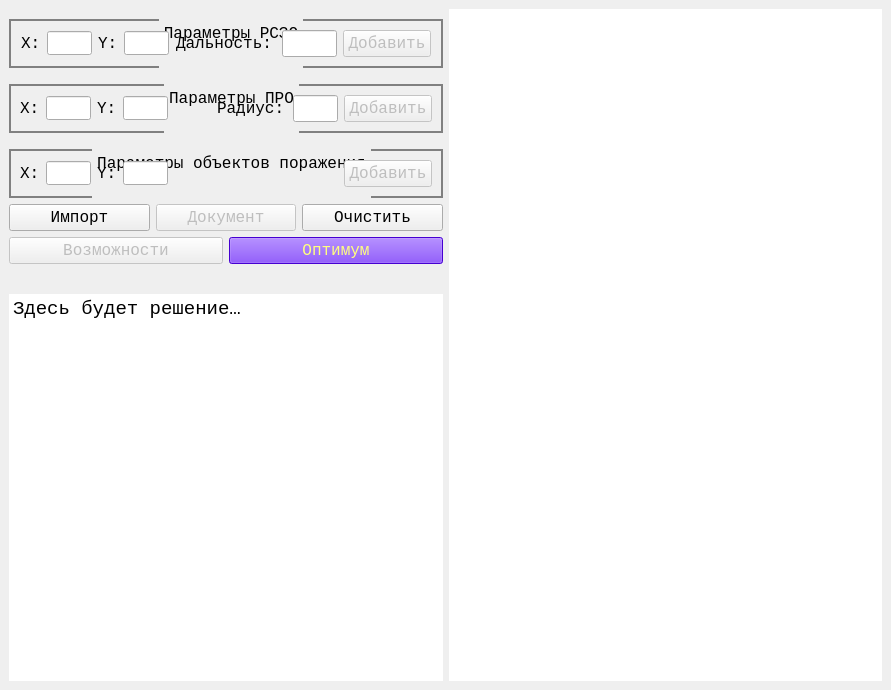
<?xml version="1.0" encoding="UTF-8"?>
<ui version="4.0">
 <class>MainWindow</class>
 <widget class="QMainWindow" name="MainWindow">
  <property name="geometry">
   <rect>
    <x>0</x>
    <y>0</y>
    <width>891</width>
    <height>690</height>
   </rect>
  </property>
  <property name="minimumSize">
   <size>
    <width>0</width>
    <height>0</height>
   </size>
  </property>
  <property name="maximumSize">
   <size>
    <width>16777215</width>
    <height>16777215</height>
   </size>
  </property>
  <property name="windowTitle">
   <string>Обстановка</string>
  </property>
  <widget class="QWidget" name="centralwidget">
   <layout class="QGridLayout" name="gridLayout_14">
    <item row="0" column="0">
     <layout class="QGridLayout" name="gridLayout_11">
      <item row="0" column="0">
       <layout class="QGridLayout" name="gridLayout_10">
        <item row="1" column="0">
         <widget class="QLabel" name="label_9">
          <property name="minimumSize">
           <size>
            <width>0</width>
            <height>0</height>
           </size>
          </property>
          <property name="maximumSize">
           <size>
            <width>16777215</width>
            <height>16777215</height>
           </size>
          </property>
          <property name="font">
           <font>
            <family>Courier New</family>
            <pointsize>12</pointsize>
           </font>
          </property>
          <property name="text">
           <string/>
          </property>
          <property name="alignment">
           <set>Qt::AlignCenter</set>
          </property>
         </widget>
        </item>
        <item row="0" column="0">
         <layout class="QGridLayout" name="gridLayout_9">
          <item row="0" column="0">
           <widget class="QGroupBox" name="groupBox">
            <property name="font">
             <font>
              <family>Courier New</family>
              <pointsize>12</pointsize>
              <kerning>true</kerning>
             </font>
            </property>
            <property name="styleSheet">
             <string notr="true">QGroupBox{
border: 2px solid gray;
margin-top:10px;
}
QGroupBox:title{
margin-top:-20px;
}</string>
            </property>
            <property name="title">
             <string>Параметры РСЗО</string>
            </property>
            <property name="alignment">
             <set>Qt::AlignHCenter|Qt::AlignTop</set>
            </property>
            <property name="flat">
             <bool>false</bool>
            </property>
            <layout class="QGridLayout" name="gridLayout_12">
             <item row="0" column="0">
              <layout class="QGridLayout" name="gridLayout">
               <item row="0" column="0">
                <widget class="QLabel" name="label">
                 <property name="minimumSize">
                  <size>
                   <width>20</width>
                   <height>0</height>
                  </size>
                 </property>
                 <property name="maximumSize">
                  <size>
                   <width>20</width>
                   <height>16777215</height>
                  </size>
                 </property>
                 <property name="font">
                  <font>
                   <family>Courier New</family>
                   <pointsize>12</pointsize>
                   <kerning>true</kerning>
                  </font>
                 </property>
                 <property name="text">
                  <string>X:</string>
                 </property>
                </widget>
               </item>
               <item row="0" column="1">
                <widget class="QLineEdit" name="lineEdit">
                 <property name="minimumSize">
                  <size>
                   <width>45</width>
                   <height>24</height>
                  </size>
                 </property>
                 <property name="maximumSize">
                  <size>
                   <width>45</width>
                   <height>24</height>
                  </size>
                 </property>
                 <property name="font">
                  <font>
                   <family>Courier New</family>
                   <pointsize>12</pointsize>
                   <kerning>true</kerning>
                  </font>
                 </property>
                </widget>
               </item>
               <item row="0" column="2">
                <widget class="QLabel" name="label_2">
                 <property name="minimumSize">
                  <size>
                   <width>20</width>
                   <height>0</height>
                  </size>
                 </property>
                 <property name="maximumSize">
                  <size>
                   <width>20</width>
                   <height>16777215</height>
                  </size>
                 </property>
                 <property name="font">
                  <font>
                   <family>Courier New</family>
                   <pointsize>12</pointsize>
                   <kerning>true</kerning>
                  </font>
                 </property>
                 <property name="text">
                  <string>Y:</string>
                 </property>
                </widget>
               </item>
               <item row="0" column="3">
                <widget class="QLineEdit" name="lineEdit_2">
                 <property name="minimumSize">
                  <size>
                   <width>45</width>
                   <height>24</height>
                  </size>
                 </property>
                 <property name="maximumSize">
                  <size>
                   <width>45</width>
                   <height>24</height>
                  </size>
                 </property>
                 <property name="font">
                  <font>
                   <family>Courier New</family>
                   <pointsize>12</pointsize>
                   <kerning>true</kerning>
                  </font>
                 </property>
                </widget>
               </item>
              </layout>
             </item>
             <item row="0" column="1">
              <layout class="QGridLayout" name="gridLayout_2">
               <item row="0" column="2">
                <widget class="QPushButton" name="pushButton">
                 <property name="enabled">
                  <bool>false</bool>
                 </property>
                 <property name="minimumSize">
                  <size>
                   <width>88</width>
                   <height>0</height>
                  </size>
                 </property>
                 <property name="maximumSize">
                  <size>
                   <width>88</width>
                   <height>16777215</height>
                  </size>
                 </property>
                 <property name="font">
                  <font>
                   <family>Courier New</family>
                   <pointsize>12</pointsize>
                   <kerning>true</kerning>
                  </font>
                 </property>
                 <property name="text">
                  <string>Добавить</string>
                 </property>
                </widget>
               </item>
               <item row="0" column="0">
                <widget class="QLabel" name="label_3">
                 <property name="minimumSize">
                  <size>
                   <width>100</width>
                   <height>0</height>
                  </size>
                 </property>
                 <property name="maximumSize">
                  <size>
                   <width>100</width>
                   <height>16777215</height>
                  </size>
                 </property>
                 <property name="font">
                  <font>
                   <family>Courier New</family>
                   <pointsize>12</pointsize>
                   <kerning>true</kerning>
                  </font>
                 </property>
                 <property name="layoutDirection">
                  <enum>Qt::RightToLeft</enum>
                 </property>
                 <property name="text">
                  <string>Дальность:</string>
                 </property>
                </widget>
               </item>
               <item row="0" column="1">
                <widget class="QLineEdit" name="lineEdit_3">
                 <property name="minimumSize">
                  <size>
                   <width>55</width>
                   <height>0</height>
                  </size>
                 </property>
                 <property name="maximumSize">
                  <size>
                   <width>55</width>
                   <height>99999</height>
                  </size>
                 </property>
                 <property name="font">
                  <font>
                   <family>Courier New</family>
                   <pointsize>12</pointsize>
                   <kerning>true</kerning>
                  </font>
                 </property>
                 <property name="layoutDirection">
                  <enum>Qt::RightToLeft</enum>
                 </property>
                </widget>
               </item>
              </layout>
             </item>
            </layout>
           </widget>
          </item>
          <item row="1" column="0">
           <widget class="QGroupBox" name="groupBox_2">
            <property name="font">
             <font>
              <family>Courier New</family>
              <pointsize>12</pointsize>
             </font>
            </property>
            <property name="styleSheet">
             <string notr="true">QGroupBox{
border: 2px solid gray;
margin-top:10px;
}
QGroupBox:title{
margin-top:-20px;
}</string>
            </property>
            <property name="title">
             <string>Параметры ПРО</string>
            </property>
            <property name="alignment">
             <set>Qt::AlignHCenter|Qt::AlignTop</set>
            </property>
            <layout class="QGridLayout" name="gridLayout_13">
             <item row="0" column="0">
              <layout class="QGridLayout" name="gridLayout_3">
               <item row="0" column="0">
                <widget class="QLabel" name="label_4">
                 <property name="minimumSize">
                  <size>
                   <width>20</width>
                   <height>0</height>
                  </size>
                 </property>
                 <property name="maximumSize">
                  <size>
                   <width>20</width>
                   <height>16777215</height>
                  </size>
                 </property>
                 <property name="font">
                  <font>
                   <family>Courier New</family>
                   <pointsize>12</pointsize>
                  </font>
                 </property>
                 <property name="text">
                  <string>X:</string>
                 </property>
                </widget>
               </item>
               <item row="0" column="1">
                <widget class="QLineEdit" name="lineEdit_4">
                 <property name="minimumSize">
                  <size>
                   <width>45</width>
                   <height>24</height>
                  </size>
                 </property>
                 <property name="maximumSize">
                  <size>
                   <width>45</width>
                   <height>24</height>
                  </size>
                 </property>
                 <property name="font">
                  <font>
                   <family>Courier New</family>
                   <pointsize>12</pointsize>
                  </font>
                 </property>
                </widget>
               </item>
               <item row="0" column="2">
                <widget class="QLabel" name="label_5">
                 <property name="minimumSize">
                  <size>
                   <width>20</width>
                   <height>0</height>
                  </size>
                 </property>
                 <property name="maximumSize">
                  <size>
                   <width>20</width>
                   <height>16777215</height>
                  </size>
                 </property>
                 <property name="font">
                  <font>
                   <family>Courier New</family>
                   <pointsize>12</pointsize>
                  </font>
                 </property>
                 <property name="text">
                  <string>Y:</string>
                 </property>
                </widget>
               </item>
               <item row="0" column="3">
                <widget class="QLineEdit" name="lineEdit_5">
                 <property name="minimumSize">
                  <size>
                   <width>45</width>
                   <height>24</height>
                  </size>
                 </property>
                 <property name="maximumSize">
                  <size>
                   <width>45</width>
                   <height>24</height>
                  </size>
                 </property>
                 <property name="font">
                  <font>
                   <family>Courier New</family>
                   <pointsize>12</pointsize>
                  </font>
                 </property>
                </widget>
               </item>
              </layout>
             </item>
             <item row="0" column="1">
              <spacer name="horizontalSpacer_3">
               <property name="orientation">
                <enum>Qt::Horizontal</enum>
               </property>
               <property name="sizeHint" stdset="0">
                <size>
                 <width>37</width>
                 <height>20</height>
                </size>
               </property>
              </spacer>
             </item>
             <item row="0" column="2">
              <layout class="QGridLayout" name="gridLayout_4">
               <item row="0" column="0">
                <widget class="QLabel" name="label_6">
                 <property name="minimumSize">
                  <size>
                   <width>70</width>
                   <height>0</height>
                  </size>
                 </property>
                 <property name="maximumSize">
                  <size>
                   <width>70</width>
                   <height>16777215</height>
                  </size>
                 </property>
                 <property name="font">
                  <font>
                   <family>Courier New</family>
                   <pointsize>12</pointsize>
                  </font>
                 </property>
                 <property name="layoutDirection">
                  <enum>Qt::RightToLeft</enum>
                 </property>
                 <property name="text">
                  <string>Радиус:</string>
                 </property>
                </widget>
               </item>
               <item row="0" column="1">
                <widget class="QLineEdit" name="lineEdit_6">
                 <property name="minimumSize">
                  <size>
                   <width>45</width>
                   <height>0</height>
                  </size>
                 </property>
                 <property name="maximumSize">
                  <size>
                   <width>45</width>
                   <height>999999</height>
                  </size>
                 </property>
                 <property name="font">
                  <font>
                   <family>Courier New</family>
                   <pointsize>12</pointsize>
                  </font>
                 </property>
                 <property name="layoutDirection">
                  <enum>Qt::RightToLeft</enum>
                 </property>
                </widget>
               </item>
               <item row="0" column="2">
                <widget class="QPushButton" name="pushButton_2">
                 <property name="enabled">
                  <bool>false</bool>
                 </property>
                 <property name="minimumSize">
                  <size>
                   <width>88</width>
                   <height>0</height>
                  </size>
                 </property>
                 <property name="maximumSize">
                  <size>
                   <width>88</width>
                   <height>16777215</height>
                  </size>
                 </property>
                 <property name="font">
                  <font>
                   <family>Courier New</family>
                   <pointsize>12</pointsize>
                  </font>
                 </property>
                 <property name="text">
                  <string>Добавить</string>
                 </property>
                </widget>
               </item>
              </layout>
             </item>
            </layout>
           </widget>
          </item>
          <item row="2" column="0">
           <widget class="QGroupBox" name="groupBox_3">
            <property name="font">
             <font>
              <family>Courier New</family>
              <pointsize>12</pointsize>
             </font>
            </property>
            <property name="styleSheet">
             <string notr="true">QGroupBox{
border: 2px solid gray;
margin-top:10px;
}
QGroupBox:title{
margin-top:-20px;
}</string>
            </property>
            <property name="title">
             <string>Параметры объектов поражения</string>
            </property>
            <property name="alignment">
             <set>Qt::AlignHCenter|Qt::AlignTop</set>
            </property>
            <layout class="QGridLayout" name="gridLayout_6">
             <item row="0" column="2">
              <widget class="QPushButton" name="pushButton_3">
               <property name="enabled">
                <bool>false</bool>
               </property>
               <property name="minimumSize">
                <size>
                 <width>88</width>
                 <height>0</height>
                </size>
               </property>
               <property name="maximumSize">
                <size>
                 <width>88</width>
                 <height>16777215</height>
                </size>
               </property>
               <property name="font">
                <font>
                 <family>Courier New</family>
                 <pointsize>12</pointsize>
                </font>
               </property>
               <property name="text">
                <string>Добавить</string>
               </property>
              </widget>
             </item>
             <item row="0" column="1">
              <spacer name="horizontalSpacer">
               <property name="orientation">
                <enum>Qt::Horizontal</enum>
               </property>
               <property name="sizeHint" stdset="0">
                <size>
                 <width>78</width>
                 <height>20</height>
                </size>
               </property>
              </spacer>
             </item>
             <item row="0" column="0">
              <layout class="QGridLayout" name="gridLayout_5">
               <item row="0" column="0">
                <widget class="QLabel" name="label_7">
                 <property name="minimumSize">
                  <size>
                   <width>20</width>
                   <height>0</height>
                  </size>
                 </property>
                 <property name="maximumSize">
                  <size>
                   <width>20</width>
                   <height>16777215</height>
                  </size>
                 </property>
                 <property name="font">
                  <font>
                   <family>Courier New</family>
                   <pointsize>12</pointsize>
                  </font>
                 </property>
                 <property name="text">
                  <string>X:</string>
                 </property>
                </widget>
               </item>
               <item row="0" column="1">
                <widget class="QLineEdit" name="lineEdit_7">
                 <property name="minimumSize">
                  <size>
                   <width>45</width>
                   <height>24</height>
                  </size>
                 </property>
                 <property name="maximumSize">
                  <size>
                   <width>45</width>
                   <height>24</height>
                  </size>
                 </property>
                 <property name="font">
                  <font>
                   <family>Courier New</family>
                   <pointsize>12</pointsize>
                  </font>
                 </property>
                </widget>
               </item>
               <item row="0" column="2">
                <widget class="QLabel" name="label_8">
                 <property name="minimumSize">
                  <size>
                   <width>20</width>
                   <height>0</height>
                  </size>
                 </property>
                 <property name="maximumSize">
                  <size>
                   <width>20</width>
                   <height>16777215</height>
                  </size>
                 </property>
                 <property name="font">
                  <font>
                   <family>Courier New</family>
                   <pointsize>12</pointsize>
                  </font>
                 </property>
                 <property name="text">
                  <string>Y:</string>
                 </property>
                </widget>
               </item>
               <item row="0" column="3">
                <widget class="QLineEdit" name="lineEdit_8">
                 <property name="minimumSize">
                  <size>
                   <width>45</width>
                   <height>24</height>
                  </size>
                 </property>
                 <property name="maximumSize">
                  <size>
                   <width>45</width>
                   <height>24</height>
                  </size>
                 </property>
                 <property name="font">
                  <font>
                   <family>Courier New</family>
                   <pointsize>12</pointsize>
                  </font>
                 </property>
                </widget>
               </item>
              </layout>
             </item>
            </layout>
           </widget>
          </item>
          <item row="3" column="0">
           <layout class="QGridLayout" name="gridLayout_8">
            <item row="0" column="0" colspan="2">
             <layout class="QGridLayout" name="gridLayout_7">
              <item row="0" column="0">
               <widget class="QPushButton" name="pushButton_4">
                <property name="font">
                 <font>
                  <family>Courier New</family>
                  <pointsize>12</pointsize>
                 </font>
                </property>
                <property name="text">
                 <string>Импорт</string>
                </property>
               </widget>
              </item>
              <item row="0" column="1">
               <widget class="QPushButton" name="pushButton_5">
                <property name="enabled">
                 <bool>false</bool>
                </property>
                <property name="font">
                 <font>
                  <family>Courier New</family>
                  <pointsize>12</pointsize>
                 </font>
                </property>
                <property name="text">
                 <string>Документ</string>
                </property>
               </widget>
              </item>
              <item row="0" column="2">
               <widget class="QPushButton" name="pushButton_6">
                <property name="font">
                 <font>
                  <family>Courier New</family>
                  <pointsize>12</pointsize>
                 </font>
                </property>
                <property name="text">
                 <string>Очистить</string>
                </property>
               </widget>
              </item>
             </layout>
            </item>
            <item row="1" column="0">
             <widget class="QPushButton" name="pushButton_7">
              <property name="enabled">
               <bool>false</bool>
              </property>
              <property name="font">
               <font>
                <family>Courier New</family>
                <pointsize>12</pointsize>
               </font>
              </property>
              <property name="text">
               <string>Возможности</string>
              </property>
             </widget>
            </item>
            <item row="1" column="1">
             <widget class="QPushButton" name="pushButton_8">
              <property name="enabled">
               <bool>false</bool>
              </property>
              <property name="font">
               <font>
                <family>Courier New</family>
                <pointsize>12</pointsize>
               </font>
              </property>
              <property name="styleSheet">
               <string notr="true">background-color: rgb(85, 0, 255);
color: rgb(255, 255, 127);</string>
              </property>
              <property name="text">
               <string>Оптимум</string>
              </property>
             </widget>
            </item>
           </layout>
          </item>
         </layout>
        </item>
       </layout>
      </item>
      <item row="1" column="0">
       <widget class="QTextEdit" name="textEdit">
        <property name="maximumSize">
         <size>
          <width>16777215</width>
          <height>16777215</height>
         </size>
        </property>
        <property name="font">
         <font>
          <family>Courier New</family>
          <pointsize>12</pointsize>
         </font>
        </property>
        <property name="frameShape">
         <enum>QFrame::NoFrame</enum>
        </property>
        <property name="lineWrapMode">
         <enum>QTextEdit::WidgetWidth</enum>
        </property>
        <property name="readOnly">
         <bool>true</bool>
        </property>
        <property name="html">
         <string>&lt;!DOCTYPE HTML PUBLIC &quot;-//W3C//DTD HTML 4.0//EN&quot; &quot;http://www.w3.org/TR/REC-html40/strict.dtd&quot;&gt;
&lt;html&gt;&lt;head&gt;&lt;meta name=&quot;qrichtext&quot; content=&quot;1&quot; /&gt;&lt;style type=&quot;text/css&quot;&gt;
p, li { white-space: pre-wrap; }
&lt;/style&gt;&lt;/head&gt;&lt;body style=&quot; font-family:'Courier New'; font-size:12pt; font-weight:400; font-style:normal;&quot;&gt;
&lt;p style=&quot; margin-top:0px; margin-bottom:0px; margin-left:0px; margin-right:0px; -qt-block-indent:0; text-indent:0px;&quot;&gt;&lt;span style=&quot; font-family:'Times New Roman','serif'; font-size:14pt;&quot;&gt;Здесь будет решение…&lt;/span&gt;&lt;/p&gt;&lt;/body&gt;&lt;/html&gt;</string>
        </property>
        <property name="cursorWidth">
         <number>0</number>
        </property>
       </widget>
      </item>
     </layout>
    </item>
    <item row="0" column="1">
     <widget class="QGraphicsView" name="graphicsView">
      <property name="minimumSize">
       <size>
        <width>0</width>
        <height>0</height>
       </size>
      </property>
      <property name="maximumSize">
       <size>
        <width>16777215</width>
        <height>16777215</height>
       </size>
      </property>
      <property name="frameShape">
       <enum>QFrame::NoFrame</enum>
      </property>
     </widget>
    </item>
   </layout>
  </widget>
 </widget>
 <tabstops>
  <tabstop>lineEdit</tabstop>
  <tabstop>lineEdit_2</tabstop>
  <tabstop>lineEdit_3</tabstop>
  <tabstop>pushButton</tabstop>
  <tabstop>lineEdit_4</tabstop>
  <tabstop>lineEdit_5</tabstop>
  <tabstop>lineEdit_6</tabstop>
  <tabstop>pushButton_2</tabstop>
  <tabstop>lineEdit_7</tabstop>
  <tabstop>lineEdit_8</tabstop>
  <tabstop>pushButton_3</tabstop>
  <tabstop>pushButton_4</tabstop>
  <tabstop>pushButton_5</tabstop>
  <tabstop>pushButton_6</tabstop>
  <tabstop>pushButton_7</tabstop>
  <tabstop>pushButton_8</tabstop>
  <tabstop>textEdit</tabstop>
  <tabstop>graphicsView</tabstop>
 </tabstops>
 <resources/>
 <connections/>
</ui>
